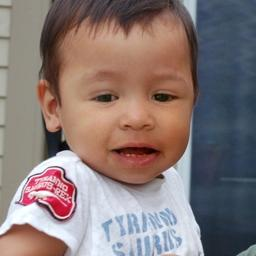
#> input picture image_test_files/fake_0 copy.jpg, 256 x 256 px
$ python -i tf_lite_inference_image.py   (imports and definitions only)   (older library calls are emulated)
#> lines starting #> are read from the running program, lines starting #| are printed output that depends on the picture
import os
os.environ["TF_CPP_MIN_LOG_LEVEL"] = "2" # Suppress TensorFlow info/warning messages
import shutil
import cv2
import numpy as np
import tensorflow as tf
from skimage.feature import local_binary_pattern
from sklearn.metrics import accuracy_score, f1_score
from sklearn.model_selection import train_test_split
from tensorflow.keras.applications.resnet50 import preprocess_input as resnet_preprocess
import sys

# Constants
IMAGE_DATASET_DIR = os.path.join(os.getcwd(), "data/Dataset") # Adjust if your dataset is elsewhere
REAL_DIR = os.path.join(IMAGE_DATASET_DIR, "Real")
FAKE_DIR = os.path.join(IMAGE_DATASET_DIR, "Fake")
TFLITE_MODEL_PATH = "image_analysis_model.tflite"  # Path to your image TFLite model
TEST_FILES_LOCATION = os.path.join(os.getcwd(), "image_test_files")
IMG_SIZE = 224
# Expected feature length based on notebook: LBP (10) + OG (8) + SSEE (2) = 20
EXPECTED_FEATURE_LENGTH = 20

# ------------- Feature extraction functions (from notebook) ----------------

def extract_lbp_features(gray_image, radius=1, n_points=8):
    try:
        # Ensure gray_image is 8-bit unsigned integer type
        if gray_image.dtype != np.uint8:
             # Normalize to 0-255 range if it's not, e.g., if it's float
            if gray_image.max() <= 1.0 and gray_image.min() >= 0.0:
                 gray_image = (gray_image * 255).astype(np.uint8)
            else:
                 # Attempt conversion, might need adjustment based on actual range
                 gray_image = np.clip(gray_image, 0, 255).astype(np.uint8)

        lbp = local_binary_pattern(gray_image, n_points, radius, method='uniform')
        n_bins = int(lbp.max() + 1)
        # Ensure bins cover the full range expected by 'uniform' method (n_points + 2)
        expected_bins = n_points + 2
        hist, _ = np.histogram(lbp.ravel(), bins=expected_bins, range=(0, expected_bins), density=True)
        if len(hist) == 0:
            return np.zeros(expected_bins, dtype=np.float32)
        # Pad if histogram is smaller than expected (shouldn't happen with correct range)
        if len(hist) < expected_bins:
             hist = np.pad(hist, (0, expected_bins - len(hist)), 'constant')
        return hist.astype(np.float32)
    except Exception as e:
        print(f"ERROR: Error processing LBP: {e}", file=sys.stderr)
        # Return zero array with the expected size
        return np.zeros(n_points + 2, dtype=np.float32)


def extract_og_features(gray_image, n_bins=8):
    try:
        # Ensure gray_image is 8-bit unsigned integer type
        if gray_image.dtype != np.uint8:
             if gray_image.max() <= 1.0 and gray_image.min() >= 0.0:
                 gray_image = (gray_image * 255).astype(np.uint8)
             else:
                 gray_image = np.clip(gray_image, 0, 255).astype(np.uint8)

        gx = cv2.Sobel(gray_image, cv2.CV_64F, 1, 0, ksize=3)
        gy = cv2.Sobel(gray_image, cv2.CV_64F, 0, 1, ksize=3)
        magnitude, angle = cv2.cartToPolar(gx, gy, angleInDegrees=True)
        hist, _ = np.histogram(angle.ravel(), bins=n_bins, range=(0, 360), weights=magnitude.ravel(), density=False)
        hist_sum = np.sum(hist)
        if hist_sum > 0:
            hist = hist / hist_sum
        else:
            hist = np.zeros(n_bins)
        return hist.astype(np.float32)
    except Exception as e:
        print(f"ERROR: Error in OG extraction: {e}", file=sys.stderr)
        return np.zeros(n_bins, dtype=np.float32)

def extract_ssee_features(image, gray_image, quality=75):
    try:
        # Ensure gray_image is 8-bit unsigned integer type
        if gray_image.dtype != np.uint8:
             if gray_image.max() <= 1.0 and gray_image.min() >= 0.0:
                 gray_image_u8 = (gray_image * 255).astype(np.uint8)
             else:
                 gray_image_u8 = np.clip(gray_image, 0, 255).astype(np.uint8)
        else:
            gray_image_u8 = gray_image

        encode_param = [int(cv2.IMWRITE_JPEG_QUALITY), quality]
        result, encimg = cv2.imencode('.jpg', image, encode_param)
        if not result:
            print("ERROR: Failed to encode image to JPEG for SSEE.", file=sys.stderr)
            return np.array([0.0, 0.0], dtype=np.float32)

        decimg_gray = cv2.imdecode(encimg, cv2.IMREAD_GRAYSCALE)
        if decimg_gray is None:
            print("ERROR: Failed to decode JPEG image for SSEE.", file=sys.stderr)
            return np.array([0.0, 0.0], dtype=np.float32)

        if decimg_gray.shape != gray_image_u8.shape:
            decimg_gray = cv2.resize(decimg_gray, (gray_image_u8.shape[1], gray_image_u8.shape[0]))

        diff = cv2.absdiff(gray_image_u8, decimg_gray)
        mean_diff = np.mean(diff)
        std_diff = np.std(diff)
        return np.array([mean_diff, std_diff], dtype=np.float32)
    except Exception as e:
        print(f"ERROR: Error in SSEE (JPEG Error) extraction: {e}", file=sys.stderr)
        return np.array([0.0, 0.0], dtype=np.float32)

# ------------- Data Loading ----------------

# [67 lines left out: functions list_image_files, load_data, not called in this run]

# ------------- Preprocessing for TFLite ----------------

def preprocess_image_for_tflite(image_path, target_size=(IMG_SIZE, IMG_SIZE)):
    """Reads, preprocesses image, and extracts features for the TFLite model."""
#> called with image_path = 'image_test_files/fake_0 copy.jpg', target_size = (224, 224)
    try:
        image = cv2.imread(image_path)
#> image is the input picture: shape (256, 256, 3); mean B, G, R 117.6, 119.5, 135.1
        if image is None:
            print(f"Warning: Could not read image {image_path}. Skipping.", file=sys.stderr)
            return None, None

        # --- Feature Extraction ---
        gray_image = cv2.cvtColor(image, cv2.COLOR_BGR2GRAY)
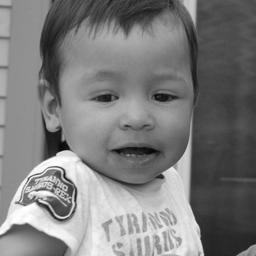
#> gray_image: shape (256, 256); min 1, max 255, mean 124
        # Ensure grayscale is uint8 for feature extractors expecting it
        if gray_image.dtype != np.uint8:
             gray_image = np.clip(gray_image, 0, 255).astype(np.uint8)

        lbp_hist = extract_lbp_features(gray_image)
#> in extract_lbp_features, `lbp = local_binary_pattern(gray_image, n_points, radius, method='unifo..`:
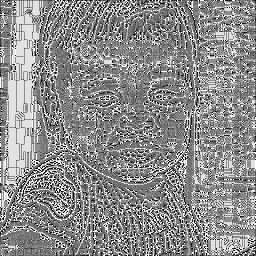
#> lbp: shape (256, 256) float64; min 0, max 9, mean 4.98; drawn with min black and max white
#> in extract_lbp_features, `n_bins = int(lbp.max() + 1)`: n_bins = 10
#> in extract_lbp_features, `hist, _ = np.histogram(lbp.ravel(), bins=expected_bins, range=(0, expe..`: hist = [0.0208, 0.0487, 0.03, 0.109, 0.249, 0.214, 0.0749, 0.0651, 0.12, 0.0668]
#> lbp_hist has the same summary as hist in extract_lbp_features
        og_hist = extract_og_features(gray_image)
#> in extract_og_features, `gx = cv2.Sobel(gray_image, cv2.CV_64F, 1, 0, ksize=3)`:
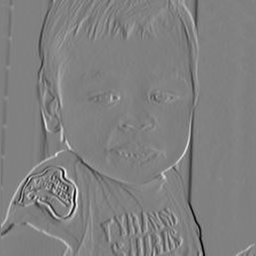
#> gx: shape (256, 256) float64; min -703, max 688, mean -2.9; drawn with min black and max white
#> in extract_og_features, `gy = cv2.Sobel(gray_image, cv2.CV_64F, 0, 1, ksize=3)`:
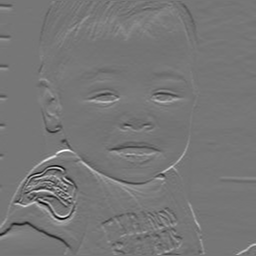
#> gy: shape (256, 256) float64; min -723, max 831, mean 1.7; drawn with min black and max white
#> in extract_og_features, `magnitude, angle = cv2.cartToPolar(gx, gy, angleInDegrees=True)`:
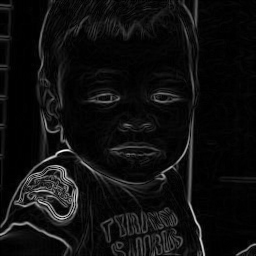
#> magnitude: shape (256, 256) float64; min 0, max 856.4, mean 50.9; drawn with min black and max white
#> in extract_og_features, `magnitude, angle = cv2.cartToPolar(gx, gy, angleInDegrees=True)`:
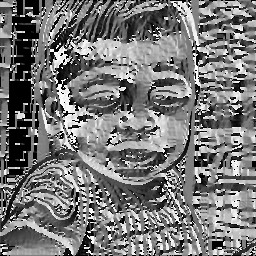
#> angle: shape (256, 256) float64; min 0, max 359.9, mean 169.2; drawn with min black and max white
#> in extract_og_features, `hist, _ = np.histogram(angle.ravel(), bins=n_bins, range=(0, 360), wei..`: hist = [447977.2, 374953.8, 407240.1, 514608.1, 495286, 344220.1, 379855.6, 372401.5]
#> in extract_og_features, `hist_sum = np.sum(hist)`: hist_sum = 3336542.5
#> in extract_og_features, `hist = hist / hist_sum`: hist = [0.134, 0.112, 0.122, 0.154, 0.148, 0.103, 0.114, 0.112]
#> og_hist has the same summary as hist in extract_og_features
        ssee_feats = extract_ssee_features(image, gray_image) # Pass original color image too
#> in extract_ssee_features, `result, encimg = cv2.imencode('.jpg', image, encode_param)`: encimg = 9614 values, max 255 at index 0, min 0 at index 4, mean 125.6
#> in extract_ssee_features, `diff = cv2.absdiff(gray_image_u8, decimg_gray)`:
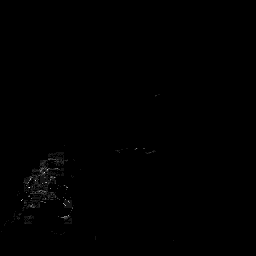
#> diff: shape (256, 256); min 0, max 12, mean 0.0308; drawn with min black and max white
#> in extract_ssee_features, `mean_diff = np.mean(diff)`: mean_diff = 0.0308
#> in extract_ssee_features, `std_diff = np.std(diff)`: std_diff = 0.281
#> ssee_feats = [0.0308, 0.281]

        # Check lengths before concatenation
        if lbp_hist is None or og_hist is None or ssee_feats is None:
             print(f"Warning: Feature extraction failed for {image_path}. Skipping.", file=sys.stderr)
             return None, None

        combined_features = np.concatenate((lbp_hist, og_hist, ssee_feats)).astype(np.float32)
#> combined_features = 20 values, max 0.281 at index 19, min 0.0208 at index 0, mean 0.116

        # Verify feature length
        if len(combined_features) != EXPECTED_FEATURE_LENGTH:
            print(f"Warning: Feature length mismatch for {image_path}. Expected {EXPECTED_FEATURE_LENGTH}, got {len(combined_features)}. Padding/truncating.", file=sys.stderr)
            # Pad or truncate features to the expected length
            if len(combined_features) > EXPECTED_FEATURE_LENGTH:
                combined_features = combined_features[:EXPECTED_FEATURE_LENGTH]
            else:
                combined_features = np.pad(combined_features, (0, EXPECTED_FEATURE_LENGTH - len(combined_features)), 'constant')


        # --- Image Preprocessing ---
        img_resized = cv2.resize(image, target_size)
        # Convert BGR to RGB as ResNet was trained on RGB
        img_rgb = cv2.cvtColor(img_resized, cv2.COLOR_BGR2RGB)
        # Preprocess using ResNet50's function (handles scaling etc.)
#> (the run stopped early here; a loop or call above may not have finished)

$ run again, on image_test_files/real_9723 copy.jpg
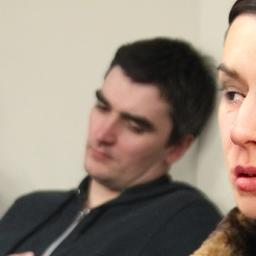
#> input picture image_test_files/real_9723 copy.jpg, 256 x 256 px
#> in preprocess_image_for_tflite, image is the input picture: shape (256, 256, 3); mean B, G, R 121, 133.7, 147.5
#> n_bins = 10
#> in extract_lbp_features, `hist, _ = np.histogram(lbp.ravel(), bins=expected_bins, range=(0, expe..`: hist = [0.00681, 0.0215, 0.0145, 0.0938, 0.216, 0.192, 0.0504, 0.0411, 0.332, 0.0328]
#> lbp_hist has the same summary as hist in extract_lbp_features
#> in extract_og_features, `magnitude, angle = cv2.cartToPolar(gx, gy, angleInDegrees=True)`:
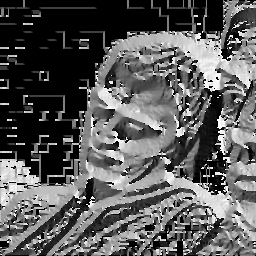
#> angle: shape (256, 256) float64; min 0, max 359.6, mean 128.2; drawn with min black and max white
#> in extract_og_features, `hist, _ = np.histogram(angle.ravel(), bins=n_bins, range=(0, 360), wei..`: hist = [309384.5, 227931.8, 229302.4, 188930.4, 350347.5, 363988.4, 324468.3, 183780.9]
#> hist_sum = 2178134.3
#> in extract_og_features, `hist = hist / hist_sum`: hist = [0.142, 0.105, 0.105, 0.0867, 0.161, 0.167, 0.149, 0.0844]
#> og_hist has the same summary as hist in extract_og_features
#> encimg = 6625 values, max 255 at index 0, min 0 at index 4, mean 120.2
#> in extract_ssee_features, `diff = cv2.absdiff(gray_image_u8, decimg_gray)`:
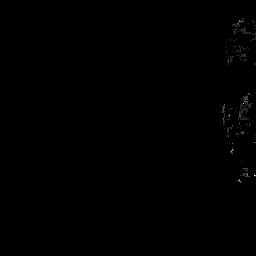
#> diff: shape (256, 256); min 0, max 7, mean 0.0113; drawn with min black and max white
#> mean_diff = 0.0113
#> std_diff = 0.131
#> ssee_feats = [0.0113, 0.131]
#> combined_features = 20 values, max 0.332 at index 8, min 0.00681 at index 0, mean 0.107

$ run again, on image_test_files/real_9983.jpg
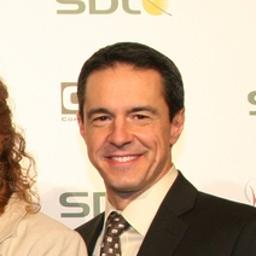
#> input picture image_test_files/real_9983.jpg, 256 x 256 px
#> in preprocess_image_for_tflite, image is the input picture: shape (256, 256, 3); mean B, G, R 158.6, 181.1, 203.1
#> n_bins = 10
#> in extract_lbp_features, `hist, _ = np.histogram(lbp.ravel(), bins=expected_bins, range=(0, expe..`: hist = [0.0183, 0.037, 0.0223, 0.0725, 0.154, 0.145, 0.0423, 0.0518, 0.405, 0.0525]
#> lbp_hist has the same summary as hist in extract_lbp_features
#> in extract_og_features, `magnitude, angle = cv2.cartToPolar(gx, gy, angleInDegrees=True)`:
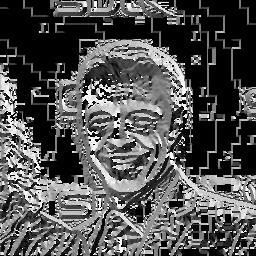
#> angle: shape (256, 256) float64; min 0, max 359.8, mean 117; drawn with min black and max white
#> in extract_og_features, `hist, _ = np.histogram(angle.ravel(), bins=n_bins, range=(0, 360), wei..`: hist = [449930.3, 345810.7, 312180.7, 373145.6, 495833, 349446.2, 494006.1, 454534.9]
#> hist_sum = 3274887.5
#> in extract_og_features, `hist = hist / hist_sum`: hist = [0.137, 0.106, 0.0953, 0.114, 0.151, 0.107, 0.151, 0.139]
#> og_hist has the same summary as hist in extract_og_features
#> encimg = 8573 values, max 255 at index 0, min 0 at index 4, mean 123.6
#> in extract_ssee_features, `diff = cv2.absdiff(gray_image_u8, decimg_gray)`:
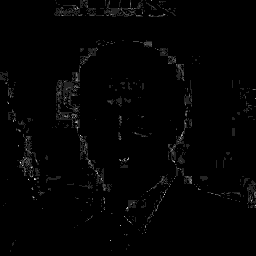
#> diff: shape (256, 256); min 0, max 7, mean 0.087; drawn with min black and max white
#> mean_diff = 0.087
#> std_diff = 0.368
#> ssee_feats = [0.087, 0.368]
#> combined_features = 20 values, max 0.405 at index 8, min 0.0183 at index 0, mean 0.123
